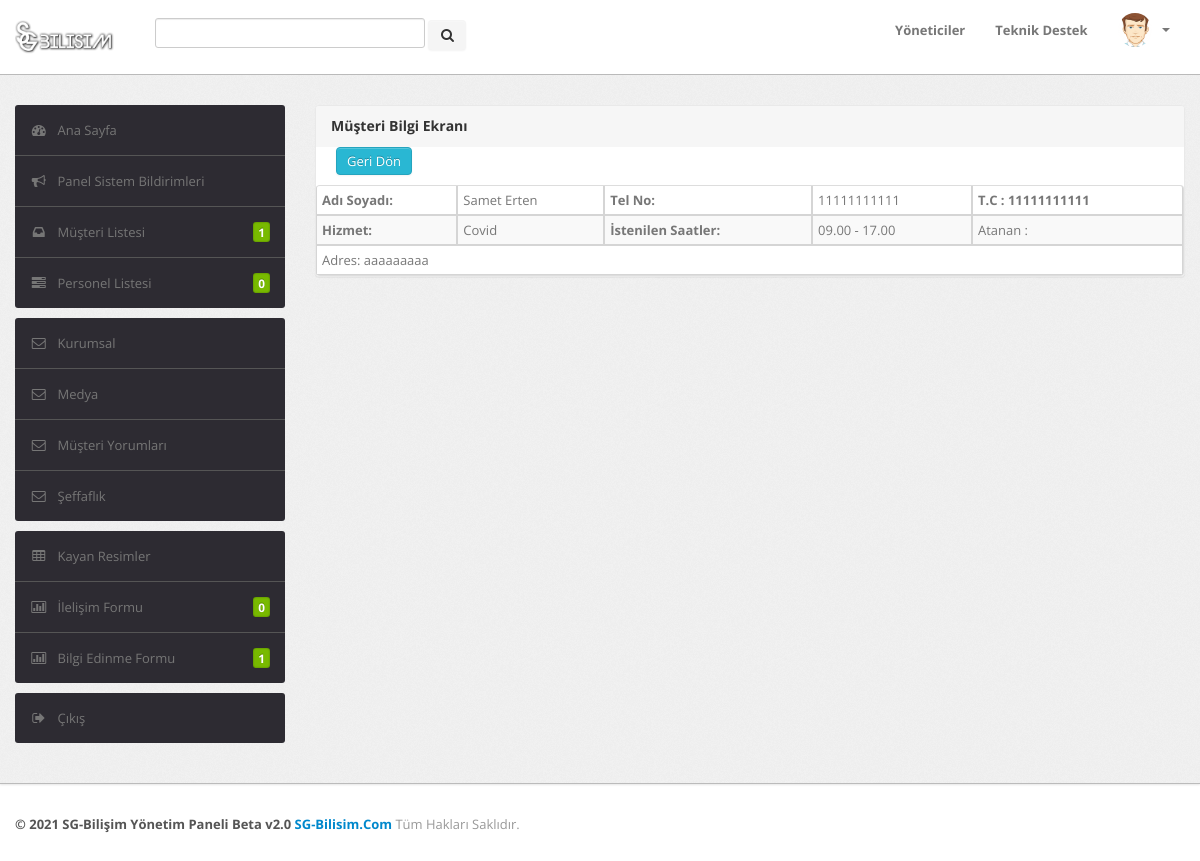
/sgpnl/musteribilgi.php?id=3 (signed in), run on the app's committed database.
### tables this page shows
CREATE TABLE `musteri`  (
  `id` int NOT NULL AUTO_INCREMENT,
  `adsoyad` varchar(255) NULL DEFAULT NULL,
  `telefon` varchar(255) NULL DEFAULT NULL,
  `adres` varchar(255) NULL DEFAULT NULL,
  `calisan` varchar(255) NULL DEFAULT NULL,
  `tip` varchar(255) NULL DEFAULT NULL,
  `saat` varchar(255) NULL DEFAULT NULL,
  `tckimlik` varchar(255) NULL DEFAULT NULL,
  PRIMARY KEY (`id`) USING BTREE
);

### sgpnl/musteribilgi.php (the view, shortened to what this page needs)
<?php
include 'inc/vt.php';
include 'inc/header.php';
include 'inc/navbar.php';
?>
<?php
$sorgu = $baglanti->prepare("SELECT * FROM musteri Where id=:id");
$sorgu->execute(['id' => (int)$_GET["id"]]);
$sonuc = $sorgu->fetch();
?>
    <div class="wrapper">
        <div class="container">
            <div class="row">
                <div class="span3">
                     <?php include 'inc/sidebar.php';?>
                </div>
                <div class="span9">
                    <div class="content">
                        <div class="module">
							<div class="module-head">
								<h3>Müşteri Bilgi Ekranı</h3>
							</div>
							<p><a href="musteriliste.php" class="btn btn-info">Geri Dön</a></p>
								<table class="table table-striped table-bordered table-condensed" width="100%" border="2">
								  <thead>
									<tr>
									  <th>Adı Soyadı:</th>
									  <td><?= $sonuc["adsoyad"] ?></td>
									  <th>Tel No:</th>
									  <td><?= $sonuc["telefon"] ?></td>
									  <th>T.C : <?= $sonuc["tckimlik"] ?></th>
									</tr>
								  </thead>
								  <tbody>
									<tr>
									<th>Hizmet:</th>
									 <td><?= $sonuc["tip"] ?></td>
									 <th>İstenilen Saatler:</th>
									 <td><?= $sonuc["saat"] ?></td>
									 <td>Atanan : <?= $sonuc["calisan"] ?></td>
									</tr>
									<tr>
									<td colspan="5">Adres: <?= $sonuc["adres"] ?></td>
									</tr>
								  </tbody>
								</table>
					</div>
						</div>
                        </div>
                    </div>
                </div>
            </div>
 <?php include 'inc/footer.php';?>

### sgpnl/css/theme.css (style rules this page uses)
body { font-size: 13px; font-family: 'Open Sans', Arial, sans-serif; background: #fff; color: #777 }
h1, h2, h3, h4, h5, h6 { color: #333; margin-top: 0 }
h3 { font-size: 20px }
.wrapper { background: url(../images/bg.png) #eee; border-bottom: 1px solid #bbb; -webkit-box-shadow: 0 1px 2px rgba(0,0,0,0.1); -moz-box-shadow: 0 1px 2px rgba(0,0,0,0.1); box-shadow: 0 1px 2px rgba(0,0,0,0.1); padding: 30px 0 }
.module { background: #fff; -webkit-border-radius: 3px; -moz-border-radius: 3px; border-radius: 3px; border: 1px solid #ccc; border-bottom-color: #bbb; -webkit-box-shadow: 0 0 1px rgba(0,0,0,0.2); -moz-box-shadow: 0 0 1px rgba(0,0,0,0.2); box-shadow: 0 0 1px rgba(0,0,0,0.2); margin-bottom: 30px }
.btn, .btn-box { -webkit-border-radius: 3px; -moz-border-radius: 3px; border-radius: 3px }
.btn { font-size: 13px; font-weight: 600 }
.btn { display: inline-block; margin-bottom: 0; font-weight: 400; text-align: center; vertical-align: middle; cursor: pointer; background-image: none; border: 1px solid transparent; white-space: nowrap; padding: 4px 10px; font-size: 13px; line-height: 1.42857; border-radius: 4px; -webkit-user-select: none; -moz-user-select: none; -ms-user-select: none; user-select: none }
.btn-info { color: #fff; background-color: #29b7d3; border-color: #25a4be }
.table { margin-bottom: 0 }
.table th, .table td { border-color: #d5d5d5!important }
.table-bordered thead:first-child tr:first-child>th:first-child, .table-bordered tbody:first-child tr:first-child>td:first-child { -webkit-border-top-left-radius: 2px; -moz-border-radius-topleft: 2px; border-top-left-radius: 2px }
.table-bordered thead:first-child tr:first-child>th:last-child, .table-bordered tbody:first-child tr:first-child>td:last-child { -webkit-border-top-right-radius: 2px; -moz-border-radius-topright: 2px; border-top-right-radius: 2px }
.table-bordered thead:last-child tr:last-child>th:first-child, .table-bordered tbody:last-child tr:last-child>td:first-child, .table-bordered tfoot:last-child tr:last-child>td:first-child { -webkit-border-bottom-left-radius: 2px; -moz-border-radius-bottomleft: 2px; border-bottom-left-radius: 2px }
.table-bordered thead:last-child tr:last-child>th:last-child, .table-bordered tbody:last-child tr:last-child>td:last-child, .table-bordered tfoot:last-child tr:last-child>td:last-child { -webkit-border-bottom-right-radius: 2px; -moz-border-radius-bottomright: 2px; border-bottom-right-radius: 2px }
.module { box-shadow: 0 0 3px rgba(0,0,0,.1); border-color: #e9e9e9; margin-bottom: 20px; background-color: #fff; border-radius: 4px; -webkit-box-shadow: 0 1px 1px rgba(0,0,0,.05); box-shadow: 0 1px 1px rgba(0,0,0,.05); }
.module-head { color: #767676; background-color: #f6f6f6; border-color: #e9e9e9; padding: 10px 15px; border-bottom: 1px solid transparent; border-top-right-radius: 3px; border-top-left-radius: 3px; }
.module-head h3 { font-size: 14px; line-height: 20px; height: 20px; margin: 0 }

### sgpnl/musteribilgi.php (style rules this page uses)
p { position: relative; right: -20px; }

### data on the page
musteri: adsoyad "Samet Erten", telefon "11111111111", tckimlik "11111111111", tip "Covid", saat "09.00 - 17.00", adres "aaaaaaaaa"

### other printed values
$say "1"
$say "0"
